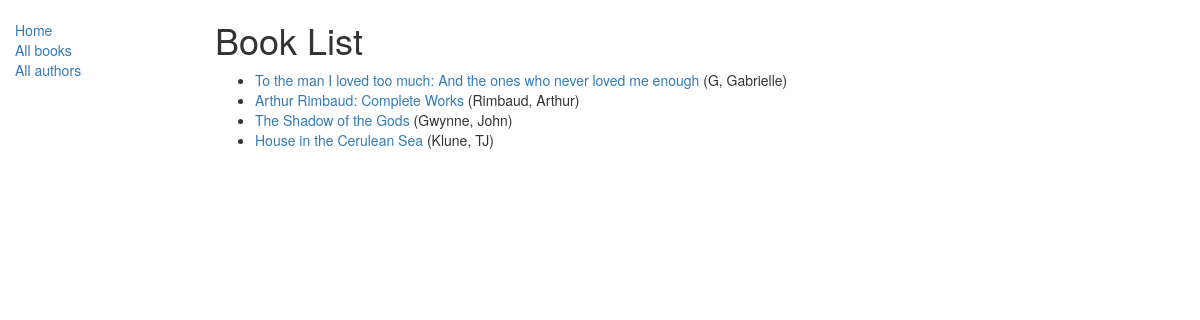
/catalog/books/, run on the app's committed database.
### catalog/models.py (models this page shows, shortened)
class Book(models.Model):
    title = models.CharField(max_length=200)
    author = models.ForeignKey('Author', on_delete=models.SET_NULL, null=True)
    summary = models.TextField(max_length=1000, help_text="Enter a brief description of the book")
    isbn = models.CharField('ISBN',max_length=13, help_text='13 Character <a href="https://www.isbn-international.org/content/what-isbn">ISBN number</a>')
    genre = models.ManyToManyField(Genre, help_text="Select a genre for this book")
    def display_genre(self):
        """
        Creates a string for the Genre. This is required to display genre in Admin.
        """
        return ', '.join([genre.name for genre in self.genre.all()[:3]])
    display_genre.short_description = 'Genre'
    def get_absolute_url(self):
        return reverse('book-detail',args=[str(self.id)])

class Author(models.Model):
    first_name = models.CharField(max_length=100)
    last_name = models.CharField(max_length=100)
    date_of_birth = models.DateField(null=True, blank=True)
    date_of_death = models.DateField('Died', null=True, blank=True)
    def __str__(self):
        return '%s, %s' % (self.last_name, self.first_name)

### catalog/views.py (the view)
class BookListView(generic.ListView):
    model = Book
    paginate_by = 10

### templates/catalog/book_list.html (shortened to what this page needs)
{% extends "base_generic.html" %}
{% block content %}
    <h1>Book List</h1>
    {% if book_list %}
    <ul>
      {% for book in book_list %}
      <li>
        <a href="{{ book.get_absolute_url }}">{{ book.title }}</a> ({{book.author}})
      </li>
      {% endfor %}
    </ul>
    {% else %}
      <p>There are no books in the library.</p>
    {% endif %}
{% endblock %}

### data on the page
Book: title "To the man I loved too much: And the ones who never loved me enough", author "G, Gabrielle"
Book: title "Arthur Rimbaud: Complete Works", author "Rimbaud, Arthur"
Book: title "The Shadow of the Gods", author "Gwynne, John"
Book: title "House in the Cerulean Sea", author "Klune, TJ"
